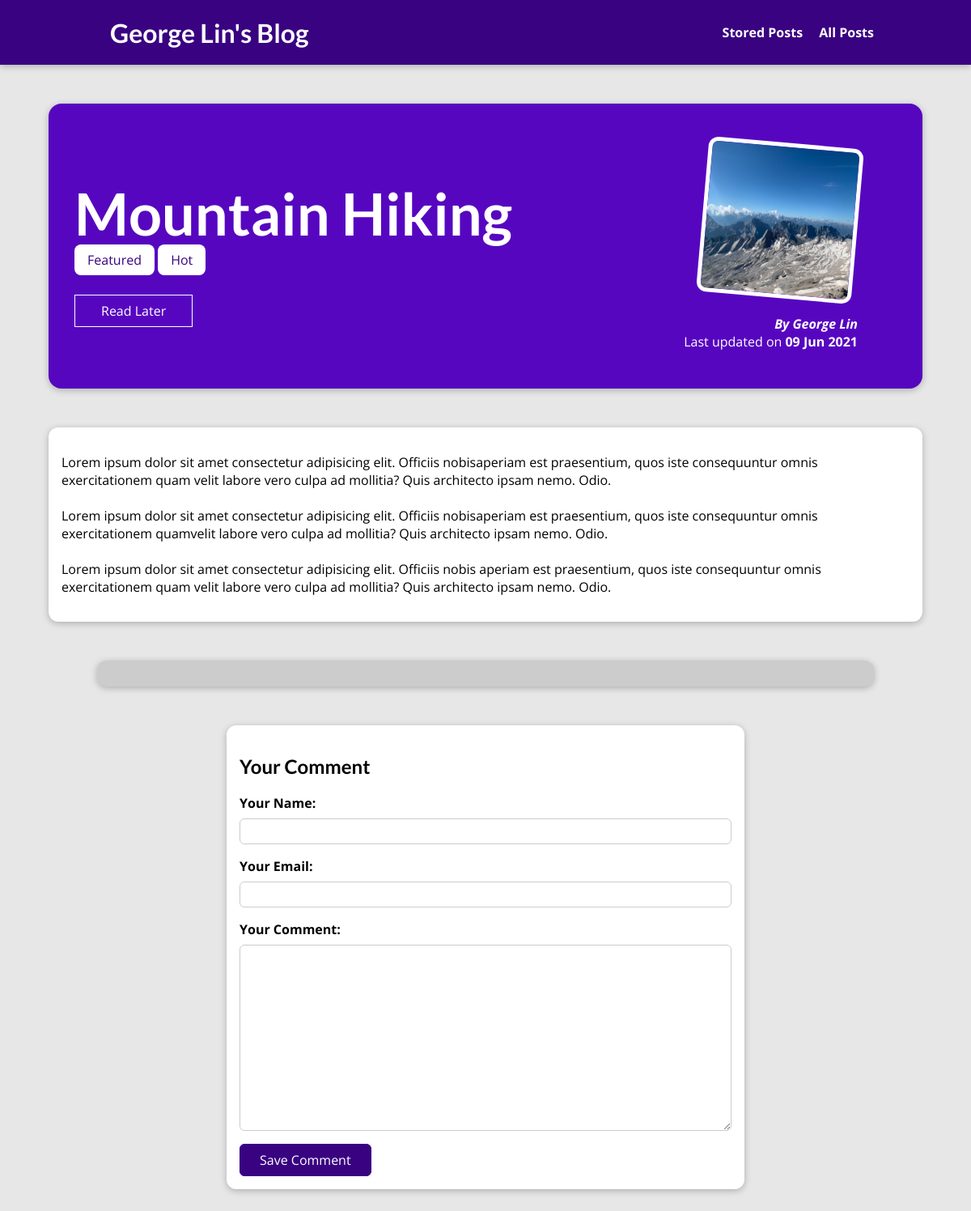
The page /posts/hike-in-the-mountains on the database its author committed.
### blog/models.py (models this page shows, shortened)
class Post(models.Model):
    title = models.CharField(max_length=150)
    excerpt = models.CharField(max_length=200)
    image = models.ImageField(upload_to="posts", null=True)
    date = models.DateField(auto_now=True)
    slug = models.SlugField(unique=True, db_index=True)
    content = models.TextField(validators=[MinLengthValidator(10)])
    author = models.ForeignKey(
        Author, on_delete=models.SET_NULL, null=True, related_name="posts")
    tags = models.ManyToManyField(Tag)

class Tag(models.Model):
    caption = models.CharField(max_length=20)

class Author(models.Model):
    first_name = models.CharField(max_length=100)
    last_name = models.CharField(max_length=100)
    email_address = models.EmailField()
    def full_name(self):
        return f"{self.first_name} {self.last_name}"
    def __str__(self):
        return self.full_name()

### blog/views.py (the view, shortened to what this page needs)
# urls.py: path("posts/<slug:slug>", views.SinglePostView.as_view(),
class SinglePostView(View):
    def is_stored_post(self, request, post_id):
        stored_posts = request.session.get("stored_posts")
        if stored_posts is not None:
          is_saved_for_later = post_id in stored_posts
        else:
          is_saved_for_later = False
        return is_saved_for_later
    def get(self, request, slug):
        post = Post.objects.get(slug=slug)
        context = {
            "post": post,
            "post_tags": post.tags.all(),
            "comment_form": CommentForm(),
            "comments": post.comments.all().order_by("-id"),
            "saved_for_later": self.is_stored_post(request, post.id)
        }
        return render(request, "blog/post-detail.html", context)

### blog/forms.py
class CommentForm(forms.ModelForm):
    class Meta:
        model = Comment
        exclude = ["post"]
        labels = {
          "user_name": "Your Name",
          "user_email": "Your Email",
          "text": "Your Comment"
        }

### blog/templates/blog/post-detail.html (shortened to what this page needs)
{% extends "base.html" %}
{% load static %}
{% block css_files %}
<link rel="stylesheet" href="{% static "blog/post-detail.css" %}" />
{% endblock %}
{% block content %}
<section id="summary">
  <h2>{{ post.title }}</h2>
  <div>
    {% for tag in post_tags %}
      <span class="tag">{{ tag.caption }}</span>
    {% endfor %}
  </div>
  <div id="read-later">
    <form action="{% url "read-later" %}" method="POST">
      <button>
        {% if saved_for_later %}
          Remove from "Read Later" List
        {% else %}
          Read Later
        {% endif %}
      </button>
    </form>
  </div>
  <article>
    <img src="{{ post.image.url }}" alt="{{ post.title }}" />
    <address>By <a href="mailto:{{ post.author.email_address }}">{{ post.author }}</a></address>
    <div>Last updated on <time>{{ post.date|date:"d M Y" }}</time></div>
  </article>
</section>
<main>
  {{ post.content|linebreaks }}
</main>
<section id="comments">
</section>
<section id="comment-form">
  <h2>Your Comment</h2>
  <form action="{% url "post-detail-page" post.slug %}" method="POST">
    {% for form_field in comment_form %}
      <div class="form-control {% if form_field.errors %}invalid{% endif %}">
        {{ form_field.label_tag }}
        {{ form_field }}
      </div>
    {% endfor %}
    <button>Save Comment</button>
  </form>
</section>
{% endblock %}

### static/app.css (style rules this page uses)
* { box-sizing: border-box; }
html { font-family: 'Open Sans', 'Lato', sans-serif; }
body { margin: 0; }
h1, h2, h3 { font-family: 'Lato', sans-serif; font-weight: bold; }

### blog/static/blog/post-detail.css (style rules this page uses)
body { background-color: #e7e7e7; }
#summary { margin: 8rem auto 3rem auto; padding: 2rem; width: 90%; max-width: 90rem; border-radius: 16px; background-color: #5706c0; position: relative; box-shadow: 0 2px 8px rgba(0, 0, 0, 0.25); height: 22rem; }
#summary h2 { color: white; font-size: 4.5rem; margin-bottom: 0.25rem; }
#summary article { position: absolute; top: 2rem; right: 3rem; padding: 1rem 2rem; border-radius: 12px; text-align: right; color: white; }
#summary article img { width: 12rem; height: 12rem; border-radius: 12px; transform: rotateZ(5deg); border: 5px solid white; margin-bottom: 1rem; }
#summary address { font-weight: bold; }
#summary a { color: white; text-decoration: none; }
#summary time { font-weight: bold; }
#read-later { margin: 2rem 0; }
#read-later button { background-color: transparent; border: 1px solid white; padding: 0.5rem 2rem; font: inherit; color: white; cursor: pointer; }
main { width: 90%; max-width: 90rem; margin: 3rem auto; background-color: white; padding: 1rem; border-radius: 12px; box-shadow: 0 2px 8px rgba(0, 0, 0, 0.25); }
.tag { background-color: white; color: #390281; padding: 0.5rem 1rem; border-radius: 8px; }
#comment-form { margin: 3rem auto; width: 90%; max-width: 40rem; border-radius: 12px; background-color: white; box-shadow: 0 2px 8px rgba(0, 0, 0, 0.25); padding: 1rem; }
#comment-form button { font: inherit; background-color: #390281; color: white; border: 1px solid #390281; padding: 0.5rem 1.5rem; border-radius: 6px; cursor: pointer; }
.form-control { margin-bottom: 1rem; }
.form-control label { font-weight: bold; margin-bottom: 0.5rem; display: block; }
.form-control input, .form-control textarea { display: block; width: 100%; font: inherit; padding: 0.25rem; border-radius: 6px; border: 1px solid #ccc; }
#comments { margin: 3rem auto; width: 90%; max-width: 60rem; border-radius: 12px; background-color: #ccc; box-shadow: 0 2px 8px rgba(0, 0, 0, 0.25); padding: 1rem 2rem; }

### rows shown on the page
Post: title "Mountain Hiking", image (picture), author "George Lin", date "09 Jun 2021", content "Lorem ipsum dolor sit amet consectetur adipisicing elit. Officiis nobisaperiam est praesentium, quos iste consequuntur omnis exercitationem quam velit labore vero culpa ad mollitia? Quis architecto ipsam nemo. Odio. Lorem ipsum dolor sit amet consectetur adipisicing elit. Officiis nobisaperiam est praesentium, quos iste consequuntur omnis exercitationem quamvelit labore vero culpa ad mollitia? Quis architecto ipsam nemo. Odio. Lorem ipsum dolor sit amet consectetur adipisicing elit. Officiis nobis aperiam est praesentium, quos iste consequuntur omnis exercitationem quam velit labore vero culpa ad mollitia? Quis architecto ipsam nemo. Odio."
Tag: caption "Featured"
Tag: caption "Hot"
